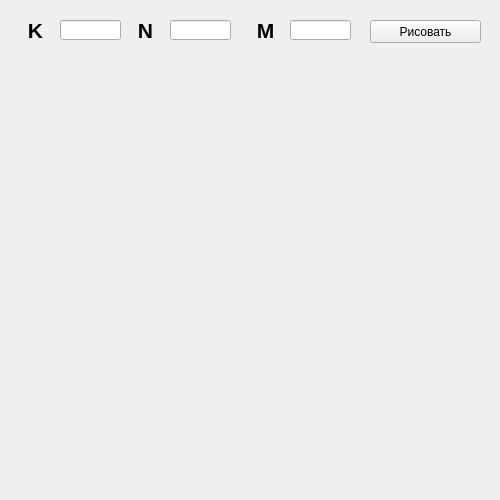
<?xml version="1.0" encoding="UTF-8"?>
<ui version="4.0">
 <class>Form</class>
 <widget class="QWidget" name="Form">
  <property name="geometry">
   <rect>
    <x>0</x>
    <y>0</y>
    <width>500</width>
    <height>500</height>
   </rect>
  </property>
  <property name="windowTitle">
   <string>Form</string>
  </property>
  <widget class="QLabel" name="label">
   <property name="geometry">
    <rect>
     <x>10</x>
     <y>10</y>
     <width>51</width>
     <height>41</height>
    </rect>
   </property>
   <property name="text">
    <string>&lt;html&gt;&lt;head/&gt;&lt;body&gt;&lt;p align=&quot;center&quot;&gt;&lt;span style=&quot; font-size:16pt; font-weight:600;&quot;&gt;K&lt;/span&gt;&lt;/p&gt;&lt;/body&gt;&lt;/html&gt;</string>
   </property>
  </widget>
  <widget class="QLabel" name="label_2">
   <property name="geometry">
    <rect>
     <x>120</x>
     <y>10</y>
     <width>51</width>
     <height>41</height>
    </rect>
   </property>
   <property name="text">
    <string>&lt;html&gt;&lt;head/&gt;&lt;body&gt;&lt;p align=&quot;center&quot;&gt;&lt;span style=&quot; font-size:16pt; font-weight:600;&quot;&gt;N&lt;/span&gt;&lt;/p&gt;&lt;/body&gt;&lt;/html&gt;</string>
   </property>
  </widget>
  <widget class="QLabel" name="label_3">
   <property name="geometry">
    <rect>
     <x>240</x>
     <y>10</y>
     <width>51</width>
     <height>41</height>
    </rect>
   </property>
   <property name="text">
    <string>&lt;html&gt;&lt;head/&gt;&lt;body&gt;&lt;p align=&quot;center&quot;&gt;&lt;span style=&quot; font-size:16pt; font-weight:600;&quot;&gt;M&lt;/span&gt;&lt;/p&gt;&lt;/body&gt;&lt;/html&gt;</string>
   </property>
  </widget>
  <widget class="QLineEdit" name="k">
   <property name="geometry">
    <rect>
     <x>60</x>
     <y>20</y>
     <width>61</width>
     <height>20</height>
    </rect>
   </property>
  </widget>
  <widget class="QLineEdit" name="n">
   <property name="geometry">
    <rect>
     <x>170</x>
     <y>20</y>
     <width>61</width>
     <height>20</height>
    </rect>
   </property>
  </widget>
  <widget class="QLineEdit" name="m">
   <property name="geometry">
    <rect>
     <x>290</x>
     <y>20</y>
     <width>61</width>
     <height>20</height>
    </rect>
   </property>
  </widget>
  <widget class="QPushButton" name="draw">
   <property name="geometry">
    <rect>
     <x>370</x>
     <y>20</y>
     <width>111</width>
     <height>23</height>
    </rect>
   </property>
   <property name="text">
    <string>Рисовать</string>
   </property>
  </widget>
 </widget>
 <resources/>
 <connections/>
</ui>
